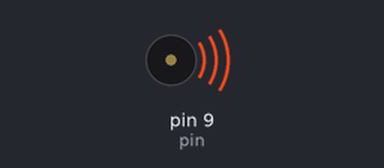
Recording of a sketch running on a simulated Arduino Uno, built with avr-gcc and run on an emulated ATmega328P. On the bench: buzzer (waves = sounding).

Above: at 0.35 s.
At 7.2 s:
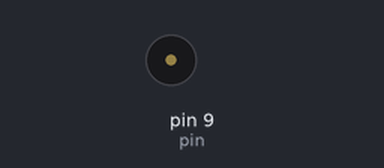
Timing chart, 0 to 8.7 s (numbered marks = the images above):
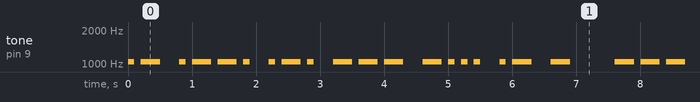

Measured:
- by itself, tone on pin 9 (pin): plays 1047 Hz for 0.10 s, 1047 Hz for 0.30 s, 1047 Hz for 0.10 s, 1047 Hz for 0.30 s, 1047 Hz for 0.30 s, 1047 Hz for 0.10 s … (310 notes in this stretch)

The sketch:

Morse.ino
```cpp
/******************************************************************************
**                                                                           **
**                              Morse                                        **
**                                                                           **
**                                                                           **
******************************************************************************/

//****** Includes *************************************************************

//****** Variables ************************************************************
const int pin = 9;   // pin for speaker

int note = 1047;
int velocitat = 10;

//****** Setup ****************************************************************
void setup()
{
}

//****** Loop *****************************************************************
void loop()
{
  //a
  punt();
  ratlla();
  espaiL();

  //p
  punt();
  ratlla();
  ratlla();
  punt();
  espaiL();

  //r
  punt();
  ratlla();
  punt();
  espaiL();

  //o
  ratlla();
  ratlla();
  ratlla();
  espaiL();

  //b
  ratlla();
  punt();
  punt();
  punt();
  espaiL();

  //a
  punt();
  ratlla();
  espaiL();

  //t
  ratlla();
  espaiP();

  //o
  ratlla();
  ratlla();
  ratlla();
  espaiP();

  //k
  ratlla();
  punt();
  ratlla();
  espaiL();

  //L
  punt();
  ratlla();
  punt();
  punt();
  espaiL();

  //k
  ratlla();
  punt();
  ratlla();
  espaiP();

}

//****** Funcions *************************************************************
void punt()
{
  tone(pin, note, 1000/velocitat);
  delay(1000/velocitat);
  delay(1000/velocitat);
}

void ratlla()
{
  tone(pin, note, 3*(1000/velocitat));
  delay(3*(1000/velocitat));
  delay(1000/velocitat);
}

void espaiL()  //Espai entre lletres
{
  delay(2*(1000/velocitat));
}

void espaiP()  //Espai entre paraules
{
  delay(6*(1000/velocitat));
}
```
